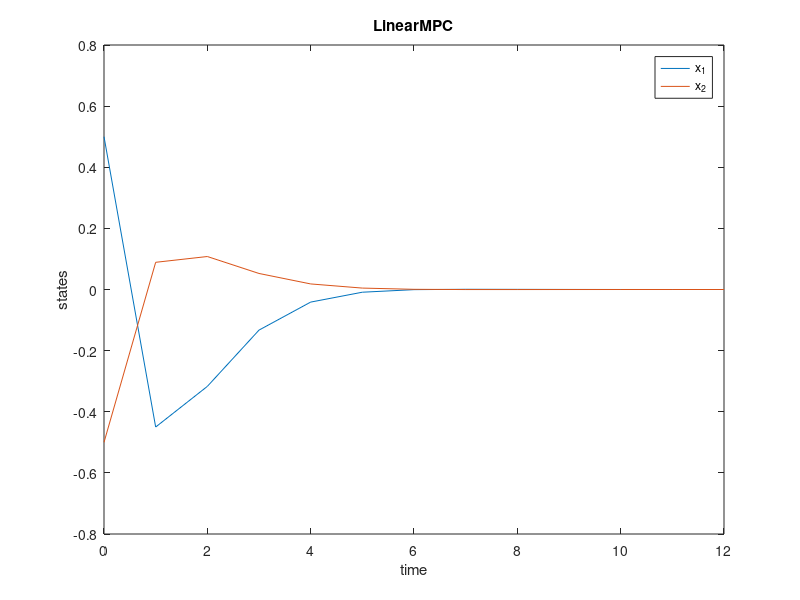
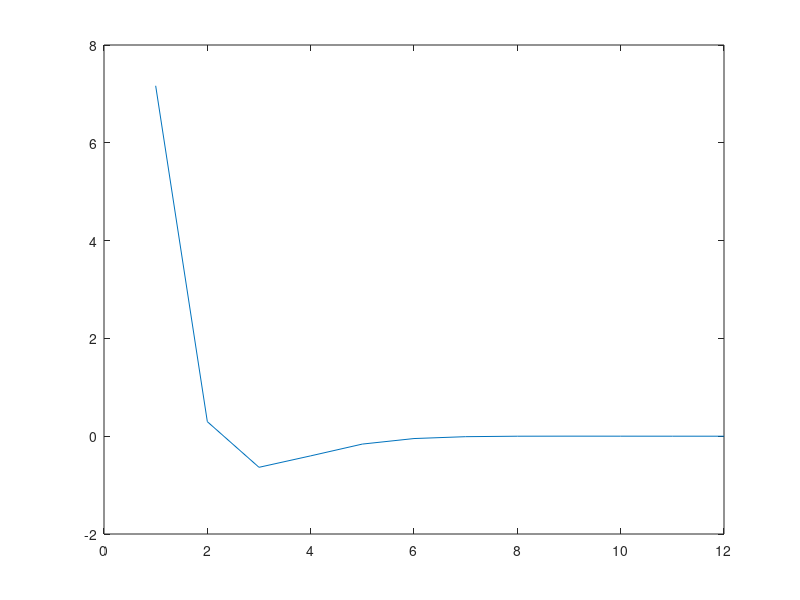

These charts were generated, in order, by the following MATLAB code:
function linear_mpc

A=[1.1 2;0 0.95];
B=[0;0.0787];
Q=[1 -1;-1 1];H=Q;R=0.01;
kkk = dlqr(A,B,Q,R);
tf=12;dt=1.;

N=4;
xcurr1=[.5;-.5];

BB=[B 0*B 0*B 0*B;A*B B 0*B 0*B;A^2*B A*B B 0*B;A^3*B A^2*B A*B B]
CC=[A;A^2;A^3;A^4]
QQ=[Q 0*Q 0*Q 0*Q;0*Q Q 0*Q 0*Q;0*Q 0*Q Q 0*Q;0*Q 0*Q 0*Q H];
RR=[R 0*R 0*R 0*R;0*R R 0*R 0*R;0*R 0*R R 0*R;0*R 0*R 0*R R];



Q1=BB'*QQ*BB+RR
B1=-BB'*QQ*CC
Q2=CC'*QQ*CC+Q

time=0:dt:tf;

x=zeros(2,length(time));
for kk=1:length(time)-1
    x(:,kk)=xcurr1;
    u(kk)=optu(x(:,kk));
    xcurr1=A*x(:,kk)+B*u(kk);
end

x(:,length(time))=xcurr1;
figure(1);clf
plot(time,x);
legend('x_1','x_2');
xlabel('time');ylabel('states');title('LinearMPC');
print -dpng -r300 linearmpc.png

figure(2);clf
plot(u);
inv(Q1)*B1
kkk
    function result=optu(x)
        result = [1 0 0 0]*inv(Q1)*B1*x;
    end

end
